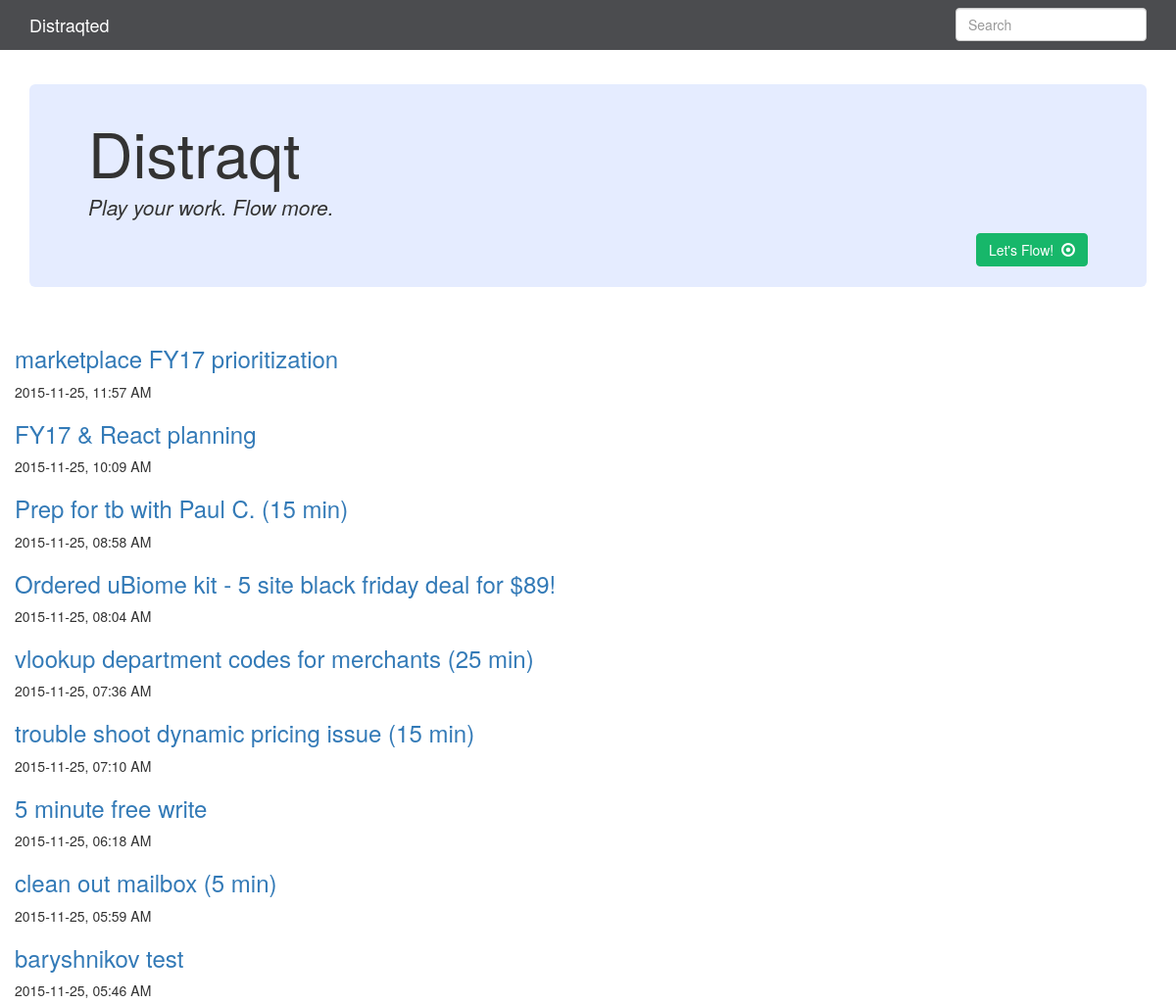
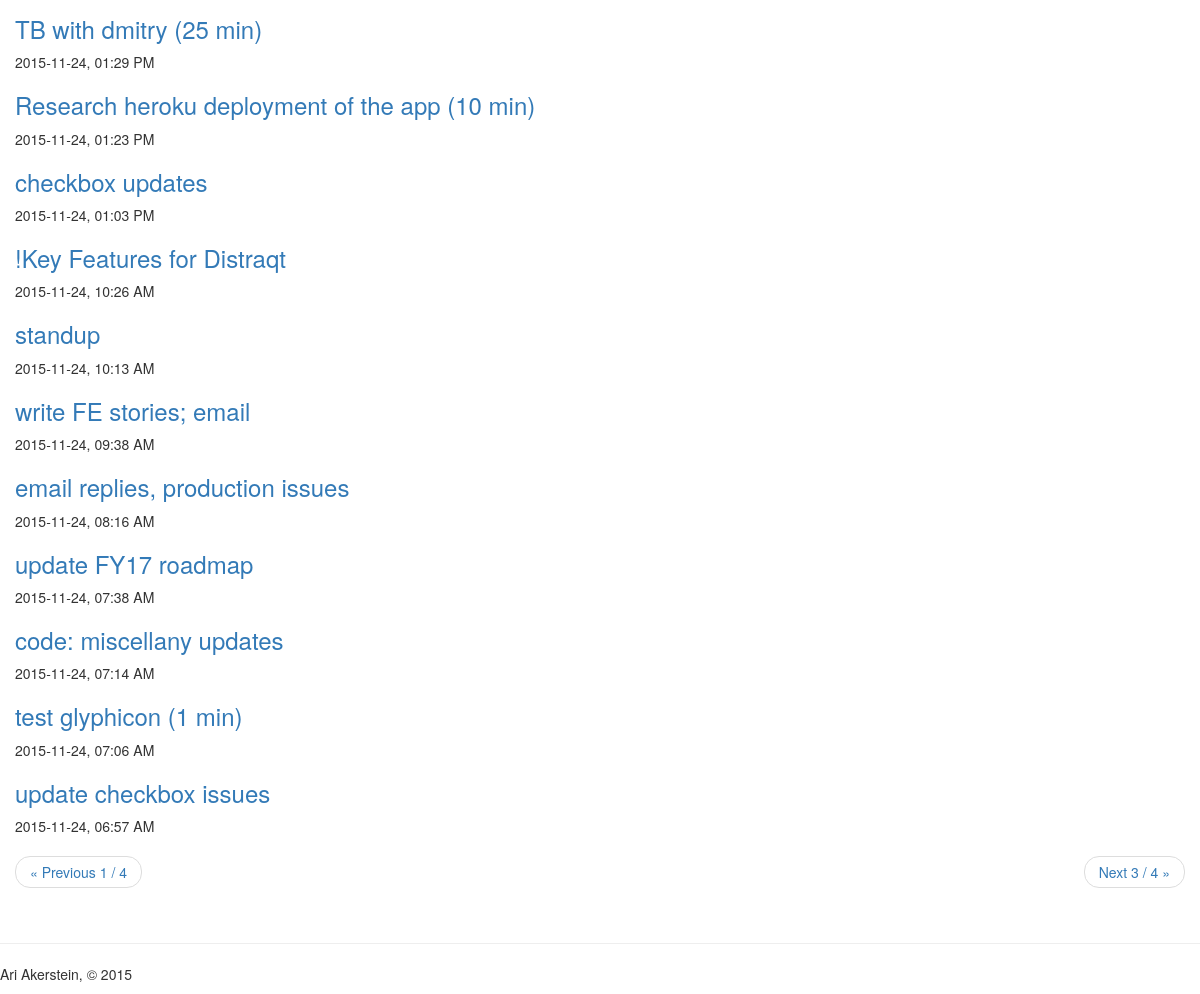
Screenshot of /?page=2 with the database file from the repository (2 pictures, top to bottom).
### app.py (models this page shows, shortened)
class Entry(flask_db.Model):
    title = CharField()
    slug = CharField(unique=True)
    content = TextField()
    published = BooleanField(index=True)
    timestamp = DateTimeField(default=datetime.datetime.now, index=True)
    @classmethod
    def public(cls):
        return Entry.select().where(Entry.published == True)

### app.py (the view)
@app.route('/')
def index():
    search_query = request.args.get('q')
    if search_query:
        query = Entry.search(search_query)
    else:
        query = Entry.public().order_by(Entry.timestamp.desc())
    return object_list(
        'index.html',
        query,
        search=search_query,
        check_bounds=False)

### app.py (called while the page is built)
@app.template_filter('clean_querystring')
def clean_querystring(request_args, *keys_to_remove, **new_values):
    querystring = dict((key, value) for key, value in request_args.items())
    for key in keys_to_remove:
        querystring.pop(key, None)
    querystring.update(new_values)
    return urllib.urlencode(querystring)

### templates/index.html (shortened to what this page needs)
{% extends "base.html" %}
{% block content %}
  {% for entry in object_list %}
    {% if search %}
      {% set entry = entry.entry %}
    {% endif %}
    <h3>
      <a href="{% if entry.published %}{{ url_for('detail', slug=entry.slug) }}{% else %}{{ url_for('edit', slug=entry.slug) }}{% endif %}">
        {{ entry.title }}
      </a>
    </h3>
    <p>{{ entry.timestamp.strftime('%Y-%m-%d, %I:%M %p') }}</p>
  {% else %}
    <p>No entries have been created yet.</p>
  {% endfor %}
  {% include "includes/pagination.html" %}
{% endblock %}

### rows the page displays
Entry: title "marketplace FY17 prioritization", timestamp "2015-11-25, 11:57 AM"
Entry: title "FY17 & React planning", timestamp "2015-11-25, 10:09 AM"
Entry: title "Prep for tb with Paul C. (15 min)", timestamp "2015-11-25, 08:58 AM"
Entry: title "Ordered uBiome kit - 5 site black friday deal for $89!", timestamp "2015-11-25, 08:04 AM"
Entry: title "vlookup department codes for merchants (25 min)", timestamp "2015-11-25, 07:36 AM"
Entry: title "trouble shoot dynamic pricing issue (15 min)", timestamp "2015-11-25, 07:10 AM"
Entry: title "5 minute free write", timestamp "2015-11-25, 06:18 AM"
Entry: title "clean out mailbox (5 min)", timestamp "2015-11-25, 05:59 AM"
Entry: title "baryshnikov test", timestamp "2015-11-25, 05:46 AM"
Entry: title "TB with dmitry (25 min)", timestamp "2015-11-24, 01:29 PM"
Entry: title "Research heroku deployment of the app (10 min)", timestamp "2015-11-24, 01:23 PM"
Entry: title "checkbox updates", timestamp "2015-11-24, 01:03 PM"
Entry: title "!Key Features for Distraqt", timestamp "2015-11-24, 10:26 AM"
Entry: title "standup", timestamp "2015-11-24, 10:13 AM"
Entry: title "write FE stories; email", timestamp "2015-11-24, 09:38 AM"
Entry: title "email replies, production issues", timestamp "2015-11-24, 08:16 AM"
Entry: title "update FY17 roadmap", timestamp "2015-11-24, 07:38 AM"
Entry: title "code: miscellany updates", timestamp "2015-11-24, 07:14 AM"
Entry: title "test glyphicon (1 min)", timestamp "2015-11-24, 07:06 AM"
Entry: title "update checkbox issues", timestamp "2015-11-24, 06:57 AM"

### other values shown
{{ pagination.get_page() - 1 }} "1"
{{ pagination.get_page_count() }} "4"
{{ pagination.get_page() + 1 }} "3"
